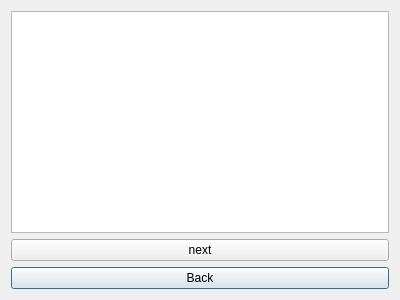
<?xml version="1.0" encoding="UTF-8"?>
<ui version="4.0">
 <class>Dialog</class>
 <widget class="QDialog" name="Dialog">
  <property name="geometry">
   <rect>
    <x>0</x>
    <y>0</y>
    <width>400</width>
    <height>300</height>
   </rect>
  </property>
  <property name="windowTitle">
   <string>Dialog</string>
  </property>
  <layout class="QGridLayout" name="gridLayout">
   <item row="2" column="0">
    <widget class="QPushButton" name="btn_back">
     <property name="text">
      <string>Back</string>
     </property>
    </widget>
   </item>
   <item row="0" column="0">
    <widget class="QTextEdit" name="textEdit"/>
   </item>
   <item row="1" column="0">
    <widget class="QPushButton" name="btn_next">
     <property name="text">
      <string>next</string>
     </property>
    </widget>
   </item>
  </layout>
 </widget>
 <resources/>
 <connections/>
</ui>
